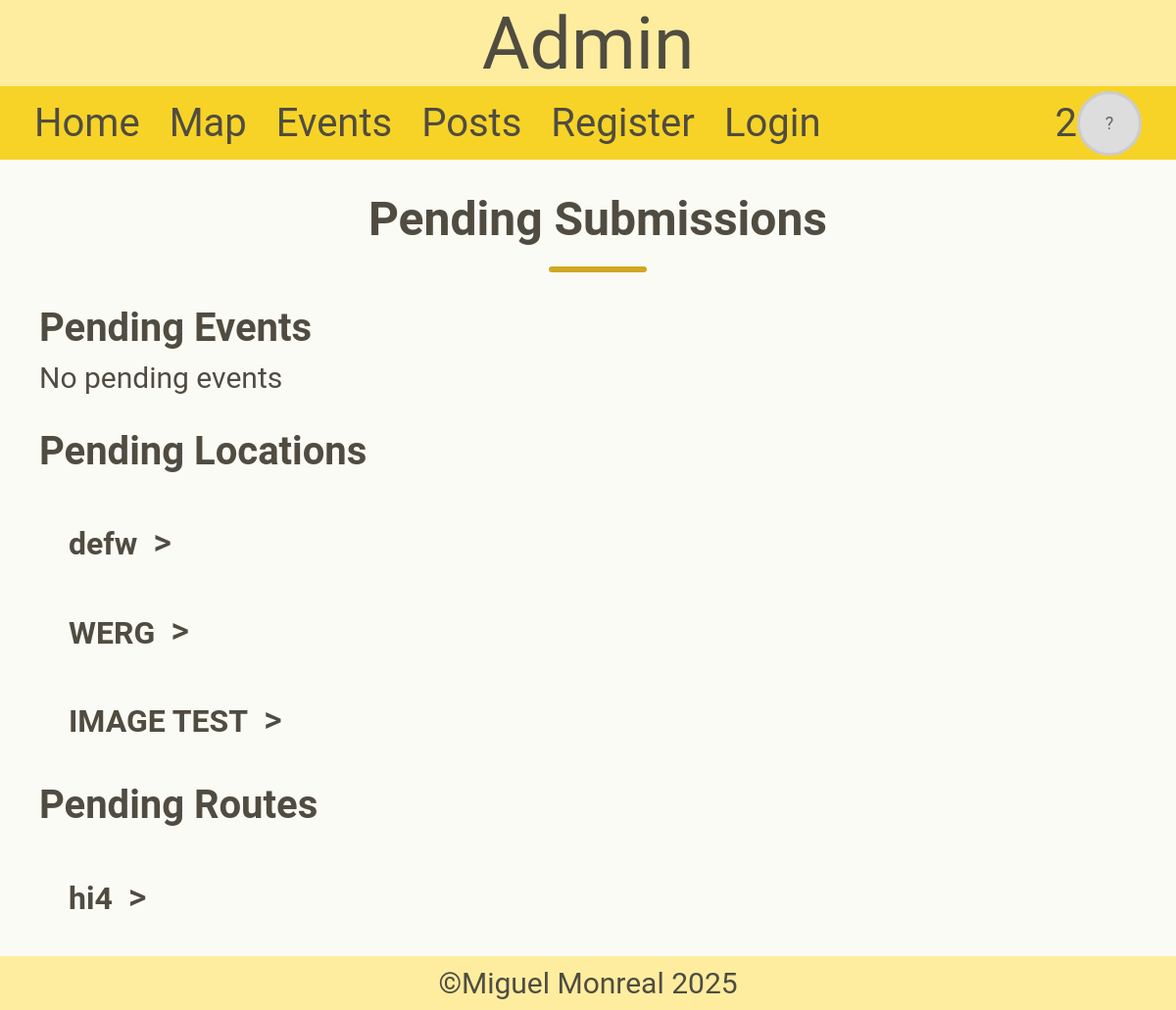
The page /admin on the database its author committed.
### tables this page shows
CREATE TABLE Location (id INTEGER PRIMARY KEY NOT NULL, name TEXT NOT NULL, coordinates TEXT NOT NULL, setting_id REFERENCES Setting (id), image TEXT, pending INTEGER (1));

CREATE TABLE Route (id INTEGER PRIMARY KEY NOT NULL, name TEXT, grade TEXT NOT NULL, bolts INTEGER, location_id INTEGER REFERENCES Location (id), pending INTEGER (1));

### app.py (the view)
@app.route("/admin")
def admin():
    con = sqlite3.connect("climbing.db")
    cur = con.cursor()
    cur.execute("""SELECT Route.id, Route.name, Location.name, GROUP_CONCAT(Type.name, ', '), Route.grade, Route.bolts FROM Route
                JOIN Location ON Route.location_id = Location.id
                JOIN Route_Type ON Route.id = Route_Type.route_id
                JOIN Type ON Type.id = Route_Type.type_id
                WHERE Route.pending = 1
                GROUP BY Route.id;""")
    routes = cur.fetchall() # Gets all pending routes and their information
    cur.execute("""SELECT Location.id, Location.name, Location.coordinates, Setting.name, Location.image FROM Location
                JOIN Setting ON Location.setting_id = Setting.id
                WHERE Location.pending = 1;""")
    results = cur.fetchall() # Gets all pending locations and their information
    locations = []
    for result in results:
        coords = result[2].replace(" ", ",")
        row = [result[0], result[1], coords, result[3], result[4]]
        locations.append(row)
    events = get_events(1)
    con.close()
    return render_template("admin.html", header="Admin", routes=routes, locations=locations, events=events)

### app.py (called while the page is built, shortened)
@app.context_processor
def inject_user():
    return {
        "user_id": session.get("user_id"),
        "username": session.get("username"),
        "profile_picture": session.get("profile_picture"),
        "permission_level": session.get("permission_level"),
        "display_name": session.get("display_name"),
        "date": session.get("date"),
    }

def get_events(pending):
    con = sqlite3.connect("climbing.db")
    con.row_factory = sqlite3.Row # Returns results as a dictionary to be accessed easier for me
    cur = con.cursor()
    cur.execute("""SELECT Event.id, Event.name, post_date, start_date, end_date, Event.description,
                Location.name AS location_name, Account.display_name, start_time, end_time, Event.pending, Event.image
                FROM Event
                JOIN Location ON Event.location_id = Location.id
                JOIN Account ON Event.account_id = Account.id
                WHERE Event.pending = ?;""", (pending,))
    events = cur.fetchall()
    events = [dict(event) for event in events]
    con.close()
    return events

### templates/admin.html (shortened to what this page needs)
{% extends 'layout.html' %}
{% block content %}
    <h1>Pending Submissions</h1>
    <div class="divider"></div>
    <h2>Pending Events</h2>
    {% if events %}
        <div class="pending-submissions">
            {% for event in events %}
                <div class="pending-header">
                    <h4>{{ event["name"] }}</h4>
                    <button class="toggle-button" onclick="toggleInfo(this, 'block')" style="top: 15px;">></button>
                </div>
                <div class="extra-info">
                    <p>Datetimes: <br>
                        <i class="fa-solid fa-calendar-days"></i> <span style="font-weight: 600;">{{ event["start_date"] }}</span>
                        at <span style="font-weight: 600;">{{ event["start_time"] }} </span><br>
                        <i class="fa-solid fa-arrow-right"></i> <span style="font-weight: 600;">{{ event["end_date"] }}</span>
                        at <span style="font-weight: 600;">{{ event["end_time"] }}</span></p>
                    <p>Location: {{ event["location_name"] }}</p>
                    <p>Brief Description: {{ event["description"] | replace('\n', '<br>') | safe }}</p>
                    <p>Full Description: {{ event["full_description"] | replace('\n', '<br>') | safe }}</p>
                    <p>Image:</p>
                    <div class="image-container" style="margin-bottom:20px;">
                        <img src="{{event['image']}}" alt="event-image" class="event-image">
                    </div>
                    <form action="{{ url_for('process_submissions') }} " method="POST" style="display: inline;">
                        <input type="hidden" name="id" value="{{ event['id'] }}">
                        <input type="hidden" name="type" value="Event">
                        <button type="submit" name="action" value="approve" class="approve-button">Approve</button>
                        <button type="submit" name="action" value="deny" class="deny-button">Deny</button>
                    </form>
                </div>
            {% endfor %}
        </div>
    {% else %}
        <p>No pending events</p>
    {% endif %}
    <h2>Pending Locations</h2>
    {% if locations %}
        <div class="pending-submissions">
            {% for location in locations %}
                <div class="pending-header">
                    <h4>{{location[1]}}</h4>
                    <button class="toggle-button" onclick="toggleInfo(this, 'block')" style="top: 15px;">></button>
                </div>
            {% endfor %}
        </div>
    {% else %}
        <p>No pending locations</p>
    {% endif %}
    <h2>Pending Routes</h2>
    {% if routes %}
        <div class="pending-submissions">
            {% for route in routes %}
                <div class="pending-header">
                    <h4>{{route[1]}}</h4>
                    <button class="toggle-button" onclick="toggleInfo(this, 'block')" style="top: 15px;">></button>
                </div>
            {% endfor %}
        </div>
    {% else %}
        <p>No pending routes</p>
    {% endif %}
{% endblock %}

### static/css/style.css (style rules this page uses)
:root { --color-cream: #FBFBF5; --color-sunshine: #FEED9F; --color-gold: #F7D327; --color-mustard: #D0A823; --color-charcoal: #504C41; --color-papyrus: #FFFBEA; }
* { font-family: "roboto"; color: var(--color-charcoal); }
body { margin: 0; font-size: 30px; background-color: var(--color-cream); display: flex; flex-direction: column; min-height: 100vh; }
h1 { font-size: 3rem; font-weight: 700; color: var(--color-charcoal); text-align: center; margin-bottom: 10px; }
h2 { font-size: 2.5rem; font-weight: 600; color: var(--color-charcoal); margin-bottom: 10px; }
h4 { font-size: 2rem; font-weight: 600; color: var(--color-charcoal); margin-bottom: 10px; }
p { margin: 0; }
.divider { height: 6px; width: 100px; background-color: var(--color-mustard); margin: 20px auto; border-radius: 5px; }
.toggle-button { position: relative; cursor: pointer; font-size: 1.2em; border: none; background: none; font-weight: 500; }
.pending-header { display: flex; align-items: center; gap: 10px; justify-content: flex-start; }
.pending-submissions { margin-left: 30px; }

### rows shown on the page
Location: name "defw"
Location: name "WERG"
Location: name "IMAGE TEST"
Route: name "hi4"

### other values the page prints
{{ header }} "Admin"
